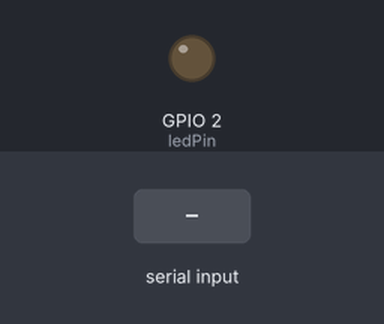
The sketch below on a simulated ESP32. Parts: output pins drawn as LEDs (lit = HIGH). Inputs (shaded band) come from the test bench. Nothing arrives over Bluetooth unless stated.

Above: at 1.2 s.
1.3 s: "1" received over the second serial link
At 2.5 s:
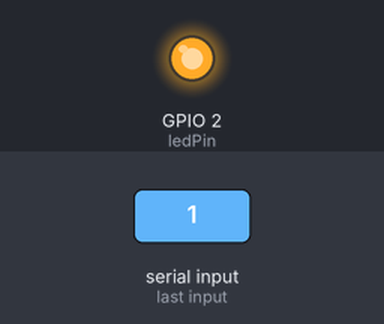
2.8 s: "0" received over the second serial link
At 3.7 s:
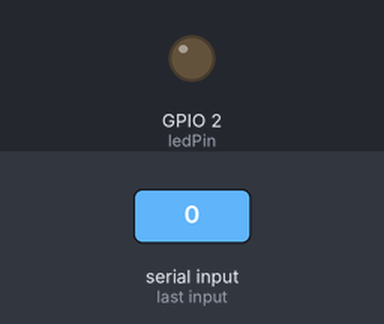
Timing chart, 0 to 5.8 s (numbered marks = the images above; inputs shaded):
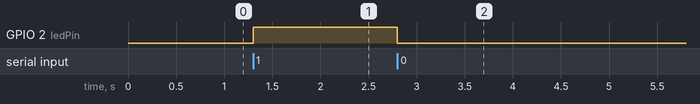

The sketch:

esp32_bt_control.ino
```cpp
#include "BluetoothSerial.h"

BluetoothSerial SerialBT;
const int ledPin = 2;

void setup()
{
  pinMode(ledPin, OUTPUT);
  Serial.begin(115200);
  SerialBT.begin("ESP32_BT");
}

void loop()
{
  if (SerialBT.available())
  {
    char cmd = SerialBT.read();
    if (cmd == '1') digitalWrite(ledPin, HIGH);
    if (cmd == '0') digitalWrite(ledPin, LOW);
  }
}
```

Measured:
- after the input at 1.3 s, GPIO 2 (ledPin): LOW → HIGH at once
- after the input at 2.8 s, GPIO 2 (ledPin): HIGH → LOW at once
